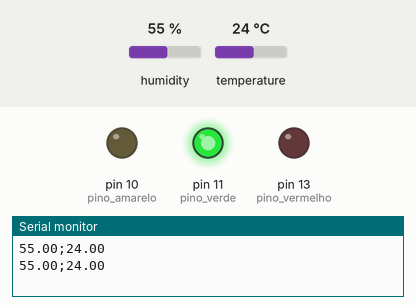
This sketch was run on a simulated Arduino Uno, built with avr-gcc and run on an emulated ATmega328P. Shown: output pins drawn as LEDs (lit = HIGH), the last lines printed to the serial monitor. Inputs (shaded band) come from the test bench; at power-on: temperature 24 °C, humidity 55 %.

Above: at 4.8 s.
4.9 s: temperature set to 27 °C
At 7.2 s:
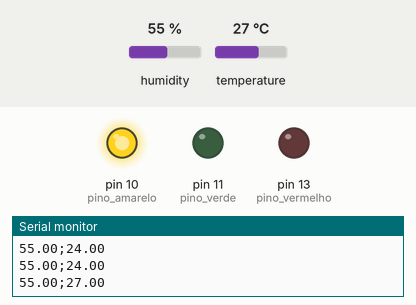
7.9 s: temperature set to 29 °C
At 8.4 s:
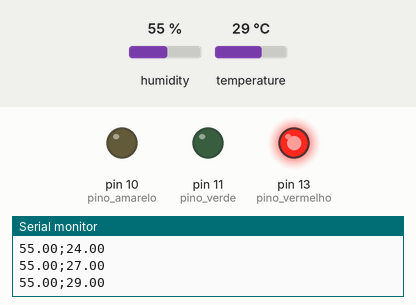
10.9 s: temperature set to 12 °C
At 13.2 s:
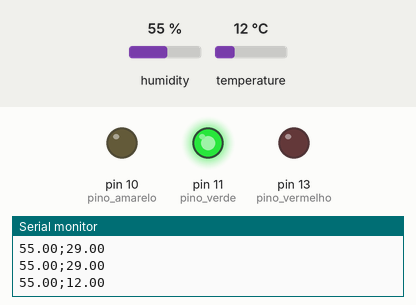
13.9 s: temperature set to 28 °C
At 15.6 s:
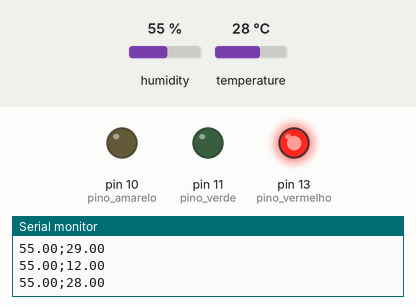
Timing chart, 0 to 17.1 s (numbered marks = the images above; inputs shaded):
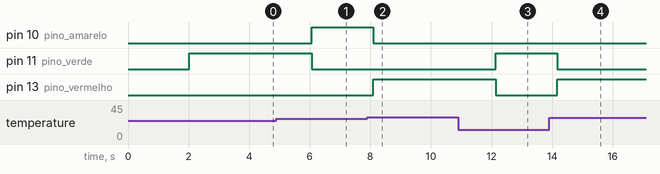

The sketch:

trabalho.ino
```cpp
#include "DHT.h"

int pino_dht11 = 2;

int pino_amarelo = 10;
int pino_vermelho = 13;
int pino_verde = 11;

DHT dht11(pino_dht11, DHT11);

void setup() {
  Serial.begin(9600);

  pinMode(pino_verde, OUTPUT);
  pinMode(pino_amarelo, OUTPUT);
  pinMode(pino_vermelho, OUTPUT);

  dht11.begin();
}

void loop() {
  // O DHT11 precisa de pelo menos 2 segundos entre leituras
  delay(2000);

  float umidade = dht11.readHumidity();
  float temperatura = dht11.readTemperature();

  // Verifica se a leitura foi válida
  if (isnan(umidade) || isnan(temperatura)) {
    // Se der erro, não faz nada nessa leitura
    return;
  }

  // Envia os dados para o Python
  Serial.print(umidade);
  Serial.print(";");
  Serial.println(temperatura);

  // Controle dos LEDs
  if (temperatura >= 28) {
    // Vermelho
    digitalWrite(pino_vermelho, HIGH);
    digitalWrite(pino_amarelo, LOW);
    digitalWrite(pino_verde, LOW);
  }
  else if (temperatura >= 26) {
    // Amarelo
    digitalWrite(pino_vermelho, LOW);
    digitalWrite(pino_amarelo, HIGH);
    digitalWrite(pino_verde, LOW);
  }
  else {
    // Verde
    digitalWrite(pino_vermelho, LOW);
    digitalWrite(pino_amarelo, LOW);
    digitalWrite(pino_verde, HIGH);
  }
}
```

Measured:
- the behaviour switches between 25 and 26 °C on temperature (found by bisection; images 0 and 1)
- the behaviour switches between 27 and 28 °C on temperature (found by bisection; images 1 and 2)
- after the input at 4.9 s, pin 10 (pino_amarelo): LOW → HIGH after 1.2 s; pin 11 (pino_verde): HIGH → LOW after 1.2 s
- after the input at 7.9 s, pin 10 (pino_amarelo): HIGH → LOW after 0.20 s; pin 13 (pino_vermelho): LOW → HIGH after 0.20 s
- after the input at 10.9 s, pin 11 (pino_verde): LOW → HIGH after 1.2 s; pin 13 (pino_vermelho): HIGH → LOW after 1.2 s
- after the input at 13.9 s, pin 11 (pino_verde): HIGH → LOW after 0.27 s; pin 13 (pino_vermelho): LOW → HIGH after 0.27 s
